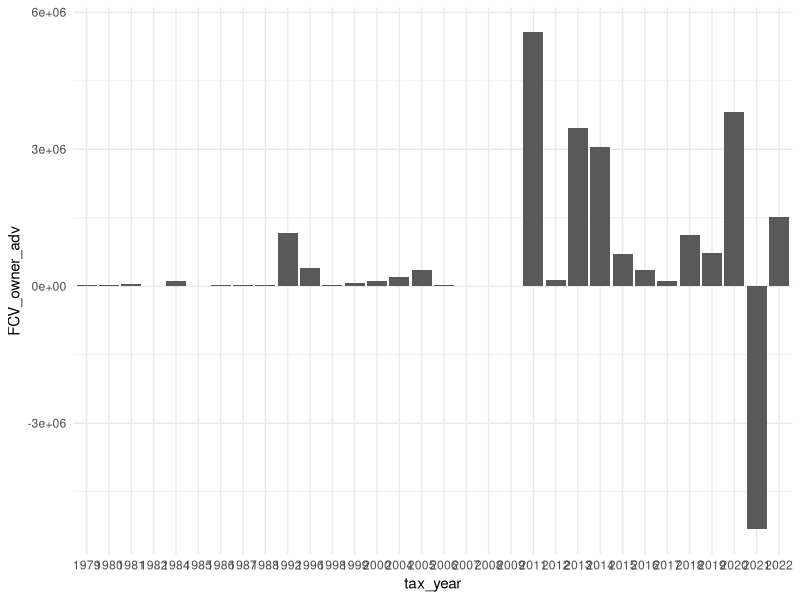
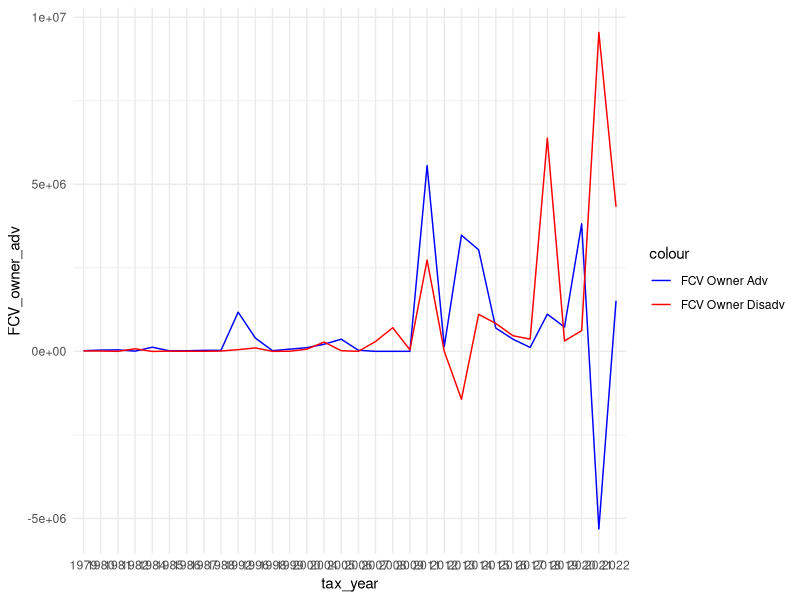
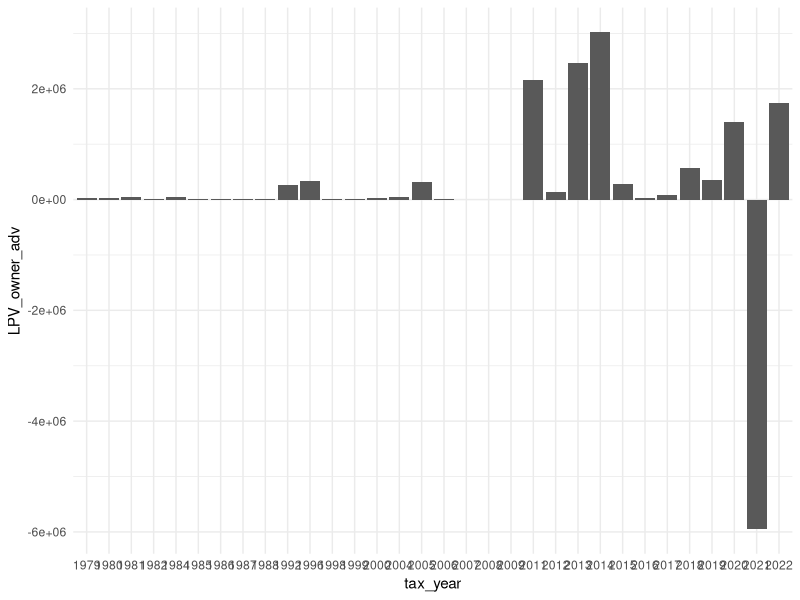
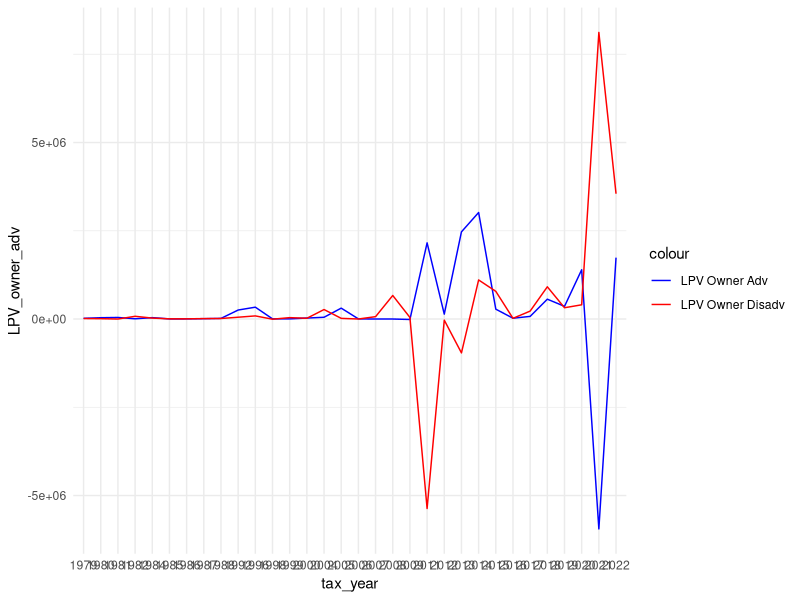

Write the R code that produced these figures, in order.

library(tidyverse)

# read data into tibble
petitions <- read_csv("Updated/Master_edited_new.csv")

# create identifier
petitions$ID <- 1:nrow(petitions)

# rename relevant columns
names(petitions)[1] <- 'include'
names(petitions)[3] <- 'tax_year'
names(petitions)[11] <- 'FCV_owner'
names(petitions)[12] <- 'LPV_owner'
names(petitions)[13] <- 'FCV_notice'
names(petitions)[14] <- 'LPV_notice'
names(petitions)[15] <- 'FCV_decision'
names(petitions)[16] <- 'LPV_decision'
names(petitions)[19] <- 'outcome'
names(petitions)[20] <- 'outcome_details'
names(petitions)[21] <- 'FCV_change'
names(petitions)[22] <- 'LPV_change'

petitions$tax_year = as.character(petitions$tax_year)
pet = subset(petitions,include == 1)

pet$FCV_owner = as.numeric(pet$FCV_owner)
pet$LPV_owner = as.numeric(pet$LPV_owner)
pet$FCV_notice = as.numeric(pet$FCV_notice)
pet$LPV_notice = as.numeric(pet$LPV_notice)
pet$FCV_decision = as.numeric(pet$FCV_decision)
pet$LPV_decision = as.numeric(pet$LPV_decision)

pet$FCV_owner_adv = pet$FCV_notice - pet$FCV_decision
pet$FCV_owner_disadv = pet$FCV_decision - pet$FCV_owner

pet$LPV_owner_adv = pet$LPV_notice - pet$LPV_decision
pet$LPV_owner_disadv = pet$LPV_decision - pet$LPV_owner

p7a <- ggplot(pet, aes(x=tax_year, y=FCV_owner_adv)) + theme_minimal()
p7a <- p7a + stat_summary(fun = sum, geom = "bar", aes(group = 1))

p7b <- ggplot(pet, aes(x=tax_year, y=LPV_owner_adv)) + theme_minimal()
p7b <- p7b + stat_summary(fun = sum, geom = "bar", aes(group = 1))

p7a2 <- ggplot(pet) + theme_minimal()
p7a2 <- p7a2 + stat_summary(aes(x = tax_year, y = FCV_owner_adv, color = "FCV Owner Adv", group = 1), fun = sum, geom = "line")
p7a2 <- p7a2 + stat_summary(aes(x = tax_year, y = FCV_owner_disadv, color = "FCV Owner Disadv", group = 1), fun = sum, geom = "line")
p7a2 <- p7a2 + scale_color_manual(values = c("FCV Owner Adv" = "blue", "FCV Owner Disadv" = "red"))

p7b2 <- ggplot(pet) + theme_minimal()
p7b2 <- p7b2 + stat_summary(aes(x = tax_year, y = LPV_owner_adv, color = "LPV Owner Adv", group = 1), fun = sum, geom = "line")
p7b2 <- p7b2 + stat_summary(aes(x = tax_year, y = LPV_owner_disadv, color = "LPV Owner Disadv", group = 1), fun = sum, geom = "line")
p7b2 <- p7b2 + scale_color_manual(values = c("LPV Owner Adv" = "blue", "LPV Owner Disadv" = "red"))

